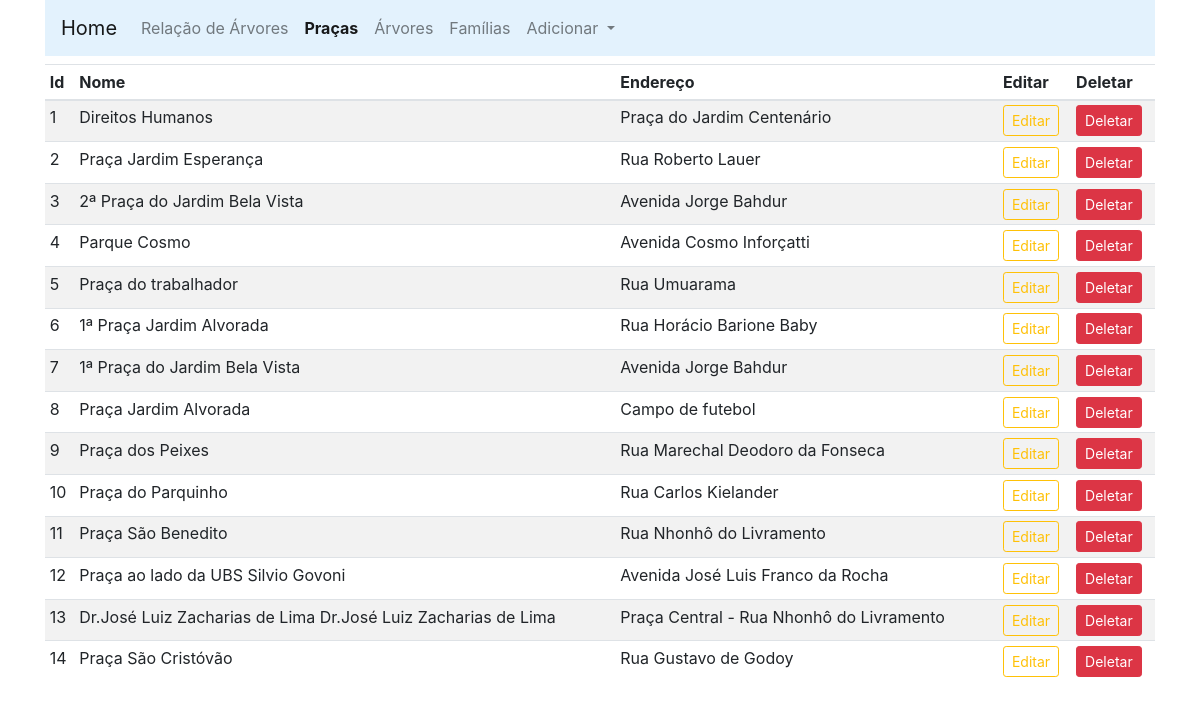
Page /pracas (signed in) on the earlier database version.
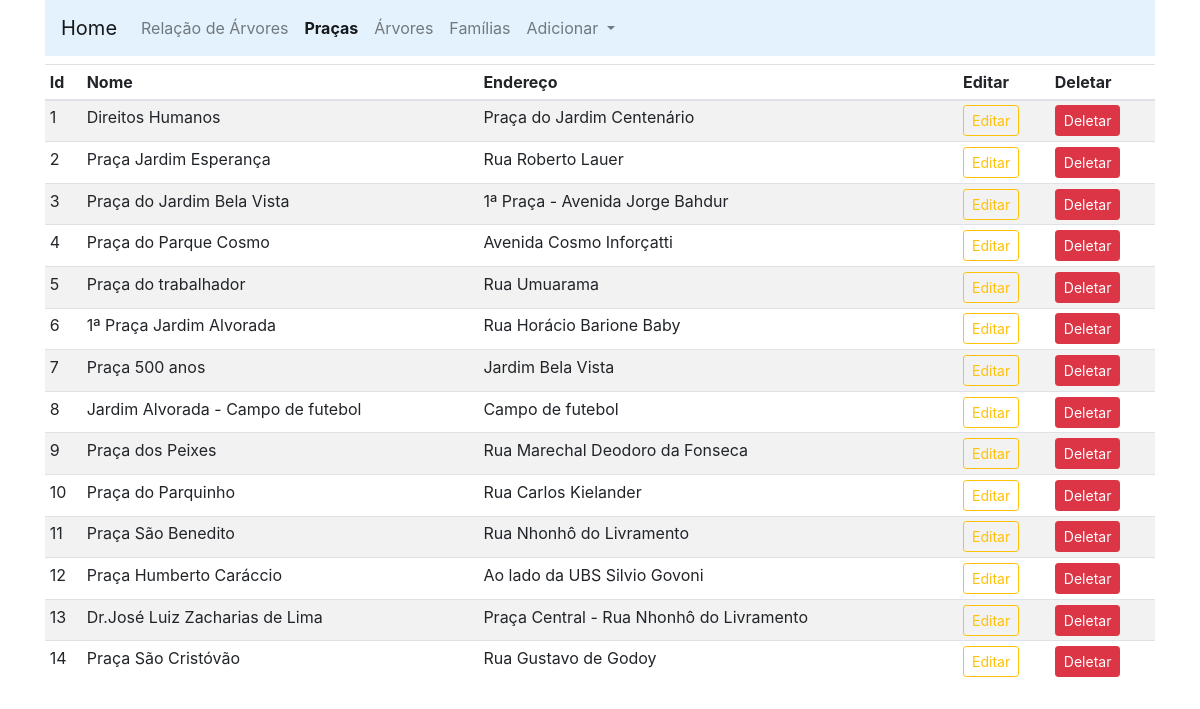
Same page on the later database version.
### app_arbo/trees/models.py (models this page shows)
class Praca(db.Model):
    id=db.Column(db.Integer,primary_key=True)
    name=db.Column(db.String(30),nullable=False,unique=True)
    end=db.Column(db.String(100),nullable=False,unique=False)
    desc=db.Column(db.String(500),nullable=False,unique=False)
    image_1=db.Column(db.String(30),nullable=False,unique=True)
    image_2=db.Column(db.String(30),nullable=False,unique=True)
    image_3=db.Column(db.String(30),nullable=False,unique=True)

### app_arbo/admin/rotas.py (the view)
@app.route('/pracas')
def pracas():
    if 'email' not in session:
        flash(f'Favor faça seu login no sistema.', 'success')
        return redirect(url_for('login'))
    pracas = Praca.query.order_by(Praca.id.desc()).all()
    return render_template('admin/pracas.html', title='Página Praças', pracas=pracas)

### app_arbo/templates/admin/pracas.html (shortened to what this page needs)
{% extends 'layouts.html' %}
{% block content %}
<div class="container">
    <nav class="navbar navbar-expand-lg navbar-light" style="background-color: #e3f2fd;">
        <a class="navbar-brand" href="/">Home</a>
        <div class="collapse navbar-collapse" id="navbarSupportedContent">
          <ul class="navbar-nav mr-auto">
            <li class="nav-item ">
              <a class="nav-link" href="/admin">Relação de Árvores <span class="sr-only">(current)</span></a>
            </li>
            <li class="nav-item active">
              <a class="nav-link" href="/pracas"><strong>Praças</strong></a>
            </li>
            <li class="nav-item">
              <a class="nav-link" href="/arvores">Árvores</a>
            </li>
            <li class="nav-item">
              <a class="nav-link" href="/familias">Famílias</a>
            </li>
            <li class="nav-item dropdown">
              <a class="nav-link dropdown-toggle" href="#" id="navbarDropdown" role="button" data-toggle="dropdown" aria-haspopup="true" aria-expanded="false">
                Adicionar
              </a>
            </li>
          </ul>
        </div>
      </nav>
</div>
<div class="container mt-2">
    <table class="table table-sm table-striped">
        <thead>
            <th>Id</th>
            <th>Nome</th>
            <th>Endereço</th>
            <th></th>
            <th>Editar</th>
            <th>Deletar</th>
        </thead>
        <tbody>
            {% if pracas %}
            {% for praca in pracas %}
            <tr>
                <td>{{loop.index}}</td>
                <td>{{praca.name}}</td>
                <td>{{praca.end}}</td>
                <td></td>
                <td><a href="{{url_for('updatepraca', id=praca.id)}}" class="btn btn-sm btn-outline-warning">Editar</a></td>
                <td>
                <button type="button" class="btn btn-danger btn-sm" data-toggle="modal" data-target="#exampleModal-{{praca.id}}">
                  Deletar
                </button>
                </td>
            </tr>
            {% endfor %}
            {% endif %}
        </tbody>
    </table>
</div>
{% endblock content %}

Differences in the rows shown:
changed Praca: name "2ª Praça do Jardim Bela Vista" → "Praça do Jardim Bela Vista"; end "Avenida Jorge Bahdur" → "1ª Praça - Avenida Jorge Bahdur"
changed Praca "Avenida Cosmo Inforçatti": name "Parque Cosmo" → "Praça do Parque Cosmo"
changed Praca: name "1ª Praça do Jardim Bela Vista" → "Praça 500 anos"; end "Avenida Jorge Bahdur" → "Jardim Bela Vista"
changed Praca "Campo de futebol": name "Praça Jardim Alvorada" → "Jardim Alvorada - Campo de futebol"
changed Praca: name "Praça ao lado da UBS Silvio Govoni" → "Praça Humberto Caráccio"; end "Avenida José Luis Franco da Rocha" → "Ao lado da UBS Silvio Govoni"
changed Praca "Praça Central - Rua Nhonhô do Livramento": name "Dr.José Luiz Zacharias de Lima Dr.José Luiz Zacharias de Lima" → "Dr.José Luiz Zacharias de Lima"
